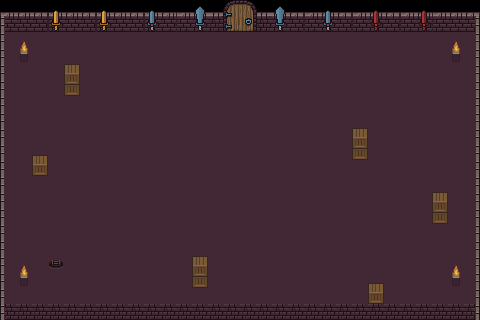

Below is a game level as drawn by its tile map, then a one-line description and the .tmx that defines it (tile-layer data replaced by summaries):
An orthogonal 30x20 tile map with 16x16 px tiles, 5 tile layers (Piso, Objetos del piso, Paredes, Borde, ...), 4 tilesets and 15 objects.

<map version="1.10" tiledversion="1.11.2" orientation="orthogonal" renderorder="right-down" width="30" height="20" tilewidth="16" tileheight="16" infinite="0" nextlayerid="18" nextobjectid="42">
 <tileset firstgid="1" source="../../tiled_mapa2/Tiled_files/Ground_rocks.tsx" />
 <tileset firstgid="2263" source="../../tiled_mapa2/Tiled_files/Objects_animated3.tsx" />
 <tileset firstgid="3979" source="../../tiled_mapa2/Tiled_files/Objects.tsx" />
 <tileset firstgid="7579" source="texturas.tsx" />
 <layer id="1" name="Piso" width="30" height="20">
  <data>[600 cells, 570 non-empty, 1 distinct tile ids]</data>
 </layer>
 <layer id="6" name="Objetos del piso" width="30" height="20">
  <data>[600 cells, 22 non-empty, 8 distinct tile ids]</data>
 </layer>
 <layer id="5" name="Paredes" width="30" height="20">
  <data>[600 cells, 120 non-empty, 9 distinct tile ids]</data>
 </layer>
 <layer id="15" name="Borde" width="30" height="20">
  <data>[600 cells, 54 non-empty, 10 distinct tile ids]</data>
 </layer>
 <layer id="16" name="Puerta" width="30" height="20">
  <data>[600 cells, 8 non-empty, 8 distinct tile ids]</data>
 </layer>
 <objectgroup id="7" name="colisiones">
  <properties>
   <property name="colision" type="bool" value="true" />
  </properties>
  <object id="16" x="0.68872" y="11.1293" width="226.372" height="9.0549">
   <properties>
    <property name="colision" type="bool" value="true" />
   </properties>
  </object>
  <object id="17" x="260.437" y="10.7849" width="218.525" height="10.2622">
   <properties>
    <property name="colision" type="bool" value="true" />
   </properties>
  </object>
  <object id="18" x="-1.72592" y="8.62548" width="7.24392" height="315.11">
   <properties>
    <property name="colision" type="bool" value="true" />
   </properties>
  </object>
  <object id="19" x="4.22562" y="305.014" width="477.495" height="15.0915">
   <properties>
    <property name="colision" type="bool" value="true" />
   </properties>
  </object>
  <object id="20" x="475.08" y="-3.0183" width="8.45124" height="336.238">
   <properties>
    <property name="colision" type="bool" value="true" />
   </properties>
  </object>
  <object id="34" x="222.364" y="13.4545" width="38.7273" height="2.90909">
   <properties>
    <property name="colision" type="bool" value="true" />
   </properties>
  </object>
  <object id="36" x="432.204" y="194.387" width="15.3798" height="12.9341">
   <properties>
    <property name="colision" type="bool" value="true" />
   </properties>
  </object>
  <object id="37" x="192.517" y="257.167" width="15.3798" height="12.9341">
   <properties>
    <property name="colision" type="bool" value="true" />
   </properties>
  </object>
  <object id="38" x="352.596" y="130.744" width="15.3798" height="12.9341">
   <properties>
    <property name="colision" type="bool" value="true" />
   </properties>
  </object>
  <object id="39" x="32.0063" y="155.338" width="15.3798" height="3.44154">
   <properties>
    <property name="colision" type="bool" value="true" />
   </properties>
  </object>
  <object id="40" x="368.129" y="284.351" width="15.3798" height="18.9748">
   <properties>
    <property name="colision" type="bool" value="true" />
   </properties>
  </object>
  <object id="41" x="65.6617" y="64.7272" width="15.3798" height="12.9341">
   <properties>
    <property name="colision" type="bool" value="true" />
   </properties>
  </object>
 </objectgroup>
 <objectgroup id="17" name="puertas">
  <object id="35" x="224.182" y="0" width="32" height="32">
   <properties>
    <property name="capa" value="Puerta" />
    <property name="tipo" value="puerta" />
   </properties>
  </object>
 </objectgroup>
 <objectgroup id="9" name="spawns">
  <object id="30" x="55.2296" y="266.224">
   <properties>
    <property name="name" value="spawn_centro" />
    <property name="sala_id" value="sala3" />
   </properties>
   <point />
  </object>
 </objectgroup>
 <objectgroup id="10" name="transiciones">
  <object id="33" x="236.718" y="14.8927" width="6.23076" height="7.574">
   <properties>
    <property name="destino" value="sala4" />
   </properties>
  </object>
 </objectgroup>
</map>
